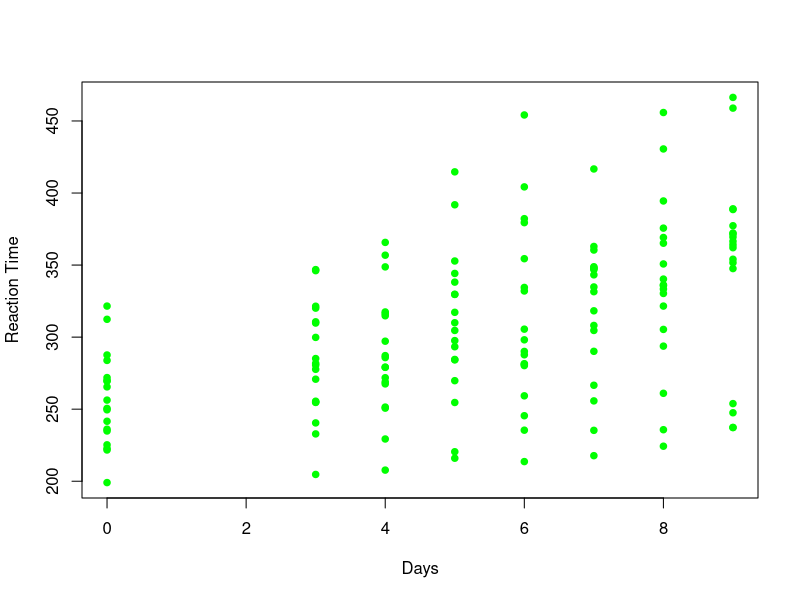
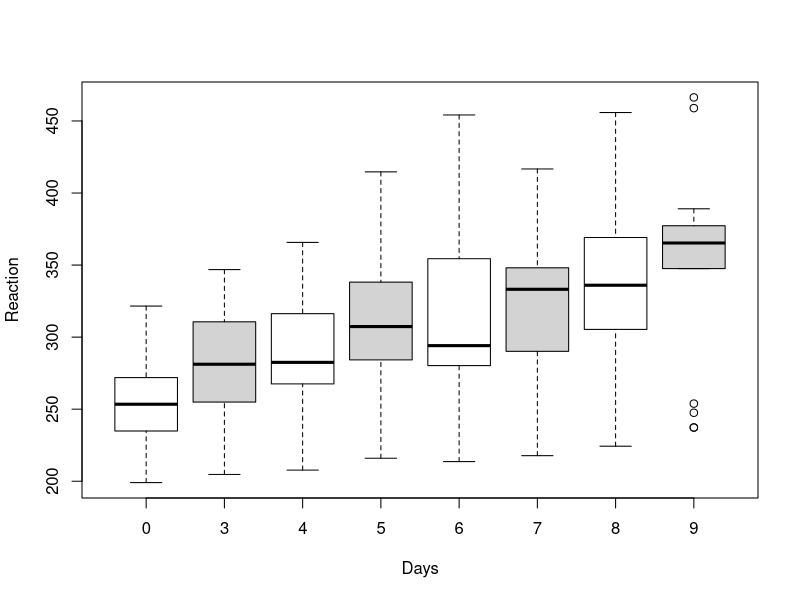
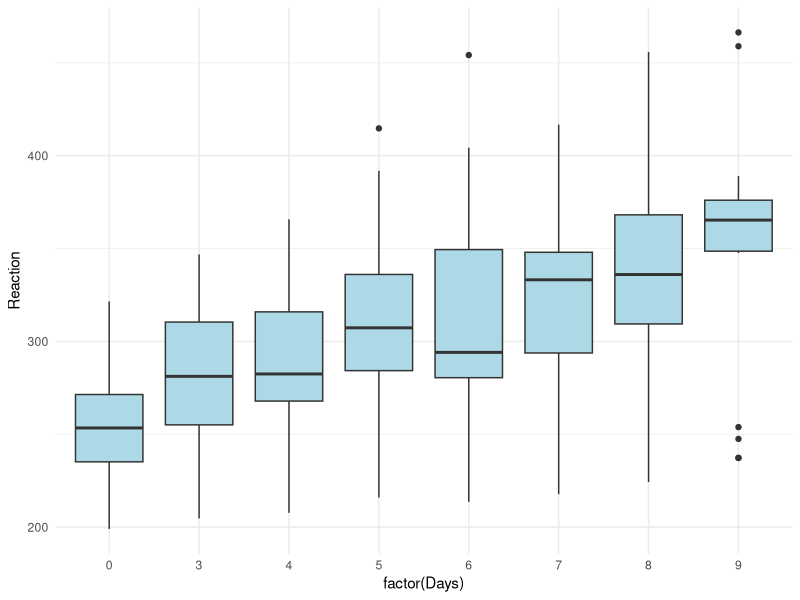
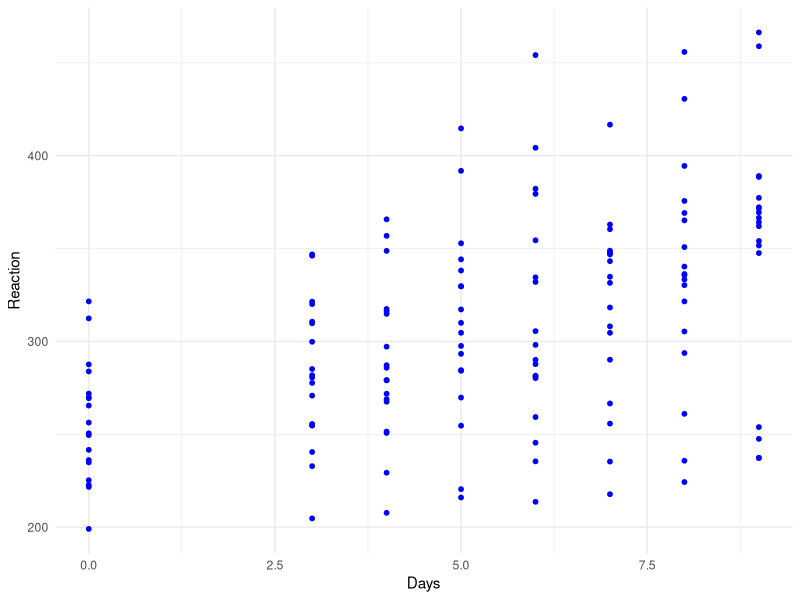
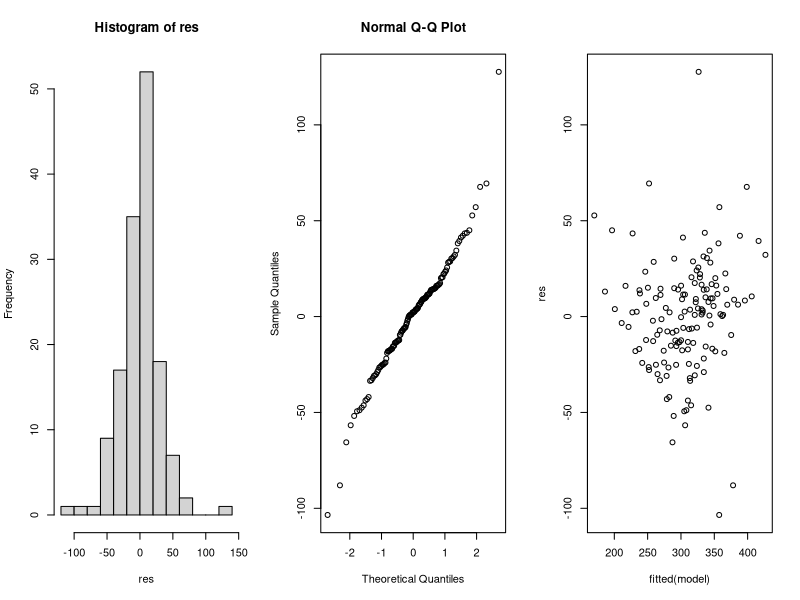

The R source for these figures, in order:
install.packages("lme4")  

library(lme4)
install.packages("dplyr")       
install.packages("tidyverse")  
library(tidyverse)
library(ggplot2)
library(dplyr)

data("sleepstudy")
?sleepstudy

view(sleepstudy)

head(sleepstudy) 
#> head(sleepstudy)
#Reaction Days Subject
#1 249.5600    0     308
#2 258.7047    1     308
#3 250.8006    2     308
#4 321.4398    3     308
#5 356.8519    4     308
#6 414.6901    5     308

str(sleepstudy)  
#> str(sleepstudy) 
#'data.frame':	180 obs. of  3 variables:
 # $ Reaction: num  250 259 251 321 357 ...
#$ Days    : num  0 1 2 3 4 5 6 7 8 9 ...
#$ Subject : Factor w/ 18 levels "308","309","310",..: 1 1 1 1 1 1 1 1 1 1 ..
#shows that days and reactions are numeric characters and subjects are factors 
#shows that we have 180 observations and 3 variabes or coumns 

sleepstudy<- sleepstudy %>% 
  filter(!(Days %in% c(1, 2)))
# this i used to remove the first two rows 1 and 2 as we started counting from 3, 2 is the baseline 



plot(sleepstudy$Days, sleepstudy$Reaction,
     xlab = "Days", ylab = "Reaction Time", pch = 20.5,        
     col = "green",  cex = 1.3) 
# showed that as the number of days increased where participants went without sleep, the higher their reaction time to stimuli


boxplot(Reaction ~ Days, col=c("white","lightgray"),sleepstudy)

# shows that with every increase in the number of days that the participants went with sleep deprivation, the slower
#their reaction time 

summary(sleepstudy$Reaction)
#> summary(sleepstudy$Reaction)
#Min. 1st Qu.  Median    Mean 3rd Qu.    Max. 
#194.3   255.4   288.7   298.5   336.8   466.4

summary(sleepstudy$Days)
#> summary(sleepstudy$Days)
#Min. 1st Qu.  Median    Mean 3rd Qu.    Max. 
#0.0     2.0     4.5     4.5     7.0     9.0 



ggplot(sleepstudy, aes(x = factor(Days), y = Reaction)) +
  geom_boxplot(fill = "lightblue") +
  theme_minimal()


ggplot(sleepstudy, aes(x = Days, y = Reaction)) +
  geom_point(color = "blue", size = 1.3) + 
  theme_minimal()

# the more days gone without sleep, or the higher the number of seep deprived days, the slower the participant
#reaction time 



model <- lmer(Reaction ~ Days + (1 | Subject), data = sleepstudy)
summary(model)
#Linear mixed model fit by REML ['lmerMod']
#Formula: Reaction ~ Days + (1 | Subject)
#Data: sleepstudy
#REML criterion at convergence: 1438.009
#Random effects:
 # Groups   Name        Std.Dev.
#Subject  (Intercept) 41.32   
#Residual             31.19   
#Number of obs: 144, groups:  Subject, 18
#Fixed Effects:
 # (Intercept)         Days  
#252.97        10.27

#the explanation is in the PDF document 

#Residual analysis

res <- residuals(model)

par(mfrow = c(1, 3))

hist(res)

qqnorm(res)

plot(fitted(model), res)

# the plots show satisfaction of the assumption about the residuals, with the histogram 
#normally distributed and plot also showing normal distribution
#meaning the model is satisfactory 



